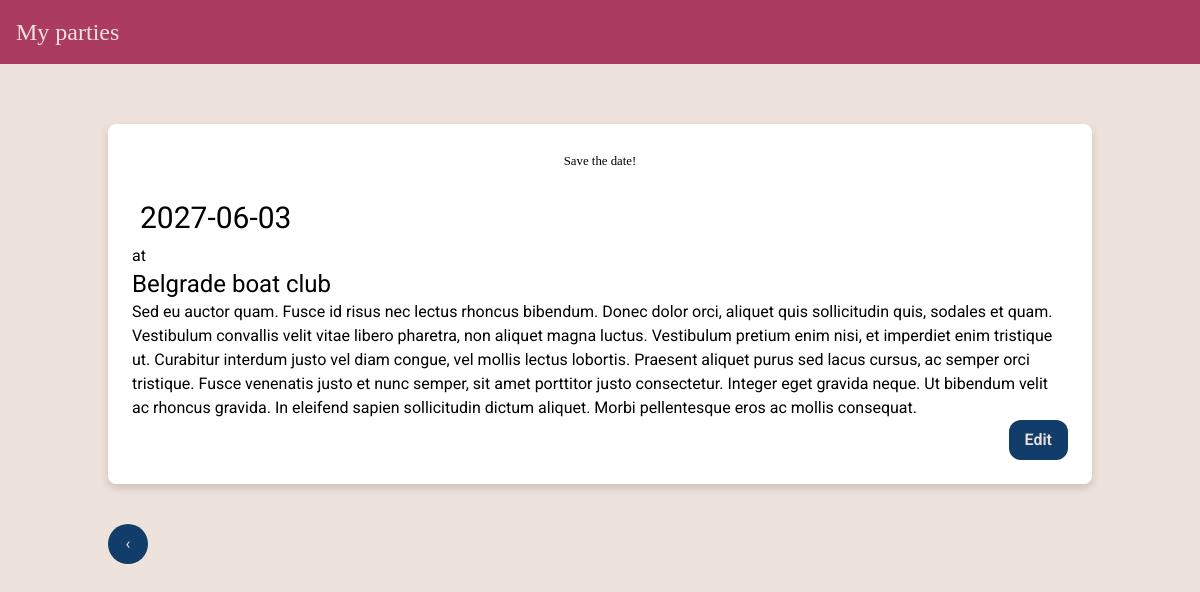
Screenshot of /party/87e6f4d32c1b409a7865d4c3b2a1f0e9 with the database file from the repository.
### party_app/models.py (models this page shows)
class PartyBase(SQLModel):
    party_date: date
    party_time: time
    invitation: str = Field(
        sa_column=Column(Text), min_length=10
    )
    venue: str = Field(sa_column=Column(String(100))
    )

class Party(PartyBase, table=True):
    uuid: UUID = Field(default_factory=uuid4, primary_key=True)
    gifts: List["Gift"] = Relationship(
        back_populates="party",
    ) # Defines ORM relationship: party.gifts returns associated Gift objects
    guests: List["Guest"] = Relationship(
        back_populates="party",
    ) # Defines ORM relationship: party.guests returns associated Guest objects

### party_app/routes/party_detail.py (the view)
@router.get("/{party_id}", name="party_detail_page", response_class=HTMLResponse)
def party_detail_page(
        party_id: UUID,
        request: Request,
        templates: Templates,
        session: Session = Depends(get_session),
):
    party = session.get(Party, party_id)
    if not party:
        raise HTTPException(status_code=status.HTTP_404_NOT_FOUND, detail="Party not found")
    return templates.TemplateResponse(
        request=request,
        name="party_detail/page_party_detail.html",
        context={"party": party},
    )

### party_app/templates/party_detail/page_party_detail.html
{% extends 'base.html' %}
{% block content %}
<div class="max-w-6xl mx-auto">
    <section id="party-invitation" class="drop-shadow-lg my-10 p-6 bg-white rounded-lg">
        {% include 'party_detail/partial_party_detail.html' %}
    </section>
    <a href="/"
       class="bg-custom-blue w-[40px] h-[40px] flex justify-center items-center text-custom-powder-light rounded-full hover:bg-custom-blue-light"
    >
        &#8249;
    </a>
</div>
{% endblock %}

### party_app/templates/party_detail/partial_party_detail.html
<div id="party-detail">
    <div class="text-center text-l mb-5 font-dancing-script">
        <small>Save the date!</small>
    </div>
    <h1 class="text-3xl p-2">{{ party.party_date.strftime('%Y-%m-%d') }}</h1>
    at
    <h2 class="text-2xl">{{ party.venue }}</h2>
    <div>
        {{ party.invitation }}
    </div>
    <button class="btn-default mr-0 ml-auto block"
            hx-get="{{ url_for('partial_party_detail_edit', party_id=party.uuid) }}"
            hx-target="#party-detail"
            >
        Edit
    </button>
</div>

### rows the page displays
Party: party_date "2027-06-03", venue "Belgrade boat club", invitation "Sed eu auctor quam. Fusce id risus nec lectus rhoncus bibendum. Donec dolor orci, aliquet quis sollicitudin quis, sodales et quam. Vestibulum convallis velit vitae libero pharetra, non aliquet magna luctus. Vestibulum pretium enim nisi, et imperdiet enim tristique ut. Curabitur interdum justo vel diam congue, vel mollis lectus lobortis. Praesent aliquet purus sed lacus cursus, ac semper orci tristique. Fusce venenatis justo et nunc semper, sit amet porttitor justo consectetur. Integer eget gravida neque. Ut bibendum velit ac rhoncus gravida. In eleifend sapien sollicitudin dictum aliquet. Morbi pellentesque eros ac mollis consequat."
